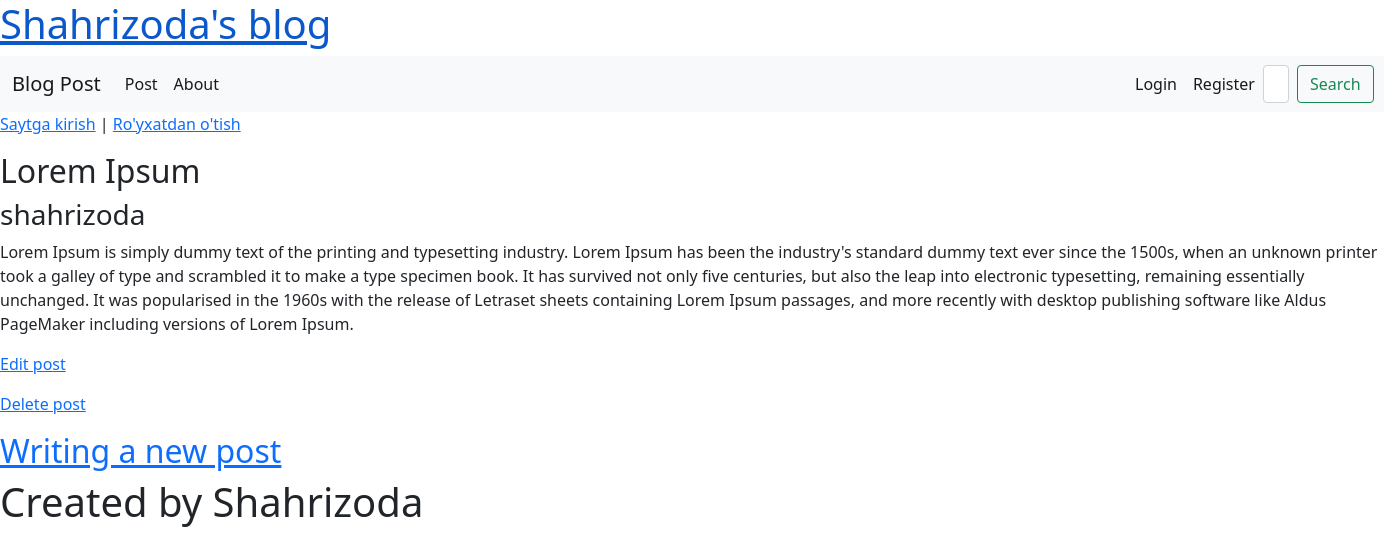
The app's page /post/2/ with its own data.
### pages/models.py (models this page shows, shortened)
class Post(models.Model):
    title=models.CharField(max_length=200)
    author=models.name = models.ForeignKey(
        'auth.User',
        on_delete=models.CASCADE
    )
    body=models.TextField()

### pages/views.py (the view)
# urls.py: path('post/<int:pk>/', BlogDetailView.as_view(), name='post_detail'),
class BlogDetailView(DetailView):
    model = Post
    template_name='post_detail.html'

### templates/post_detail.html
{% extends 'base.html' %}
{% block content %}
<div class="post-entry">
    <h2>{{ post.title }}</h2>
    <h3>{{ post.author }}</h3>
    <p>{{ post.body }}</p>
</div>
<p><a href="{% url 'post_edit' post.pk %}">Edit post</a></p>
<p><a href="{% url 'post_delete' post.pk %}">Delete post</a></p>
{% endblock content %}

### records on screen
Post: title "Lorem Ipsum", author "shahrizoda", body "Lorem Ipsum is simply dummy text of the printing and typesetting industry. Lorem Ipsum has been the industry's standard dummy text ever since the 1500s, when an unknown printer took a galley of type and scrambled it to make a type specimen book. It has survived not only five centuries, but also the leap into electronic typesetting, remaining essentially unchanged. It was popularised in the 1960s with the release of Letraset sheets containing Lorem Ipsum passages, and more recently with desktop publishing software like Aldus PageMaker including versions of Lorem Ipsum."
